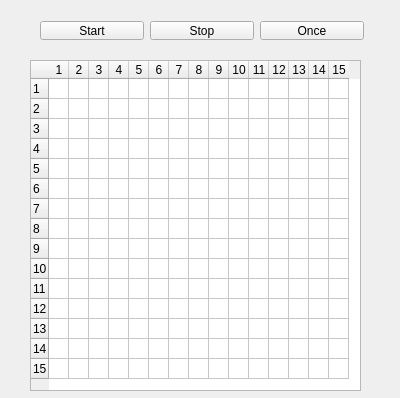
<?xml version="1.0" encoding="UTF-8"?>
<ui version="4.0">
 <class>Widget</class>
 <widget class="QWidget" name="Widget">
  <property name="geometry">
   <rect>
    <x>0</x>
    <y>0</y>
    <width>400</width>
    <height>398</height>
   </rect>
  </property>
  <property name="windowTitle">
   <string>Widget</string>
  </property>
  <widget class="QTableWidget" name="tableWidget">
   <property name="geometry">
    <rect>
     <x>30</x>
     <y>60</y>
     <width>331</width>
     <height>331</height>
    </rect>
   </property>
   <property name="rowCount">
    <number>15</number>
   </property>
   <property name="columnCount">
    <number>15</number>
   </property>
   <attribute name="horizontalHeaderDefaultSectionSize">
    <number>20</number>
   </attribute>
   <attribute name="verticalHeaderDefaultSectionSize">
    <number>20</number>
   </attribute>
   <row/>
   <row/>
   <row/>
   <row/>
   <row/>
   <row/>
   <row/>
   <row/>
   <row/>
   <row/>
   <row/>
   <row/>
   <row/>
   <row/>
   <row/>
   <column/>
   <column/>
   <column/>
   <column/>
   <column/>
   <column/>
   <column/>
   <column/>
   <column/>
   <column/>
   <column/>
   <column/>
   <column/>
   <column/>
   <column/>
  </widget>
  <widget class="QWidget" name="gridLayoutWidget">
   <property name="geometry">
    <rect>
     <x>29</x>
     <y>10</y>
     <width>346</width>
     <height>41</height>
    </rect>
   </property>
   <layout class="QGridLayout" name="gridLayout">
    <item row="0" column="1">
     <widget class="QPushButton" name="stopButton">
      <property name="text">
       <string>Stop</string>
      </property>
     </widget>
    </item>
    <item row="0" column="0">
     <widget class="QPushButton" name="startButton">
      <property name="text">
       <string>Start</string>
      </property>
     </widget>
    </item>
    <item row="0" column="2">
     <widget class="QPushButton" name="onceButton">
      <property name="text">
       <string>Once</string>
      </property>
     </widget>
    </item>
   </layout>
  </widget>
 </widget>
 <layoutdefault spacing="6" margin="11"/>
 <resources/>
 <connections/>
</ui>
